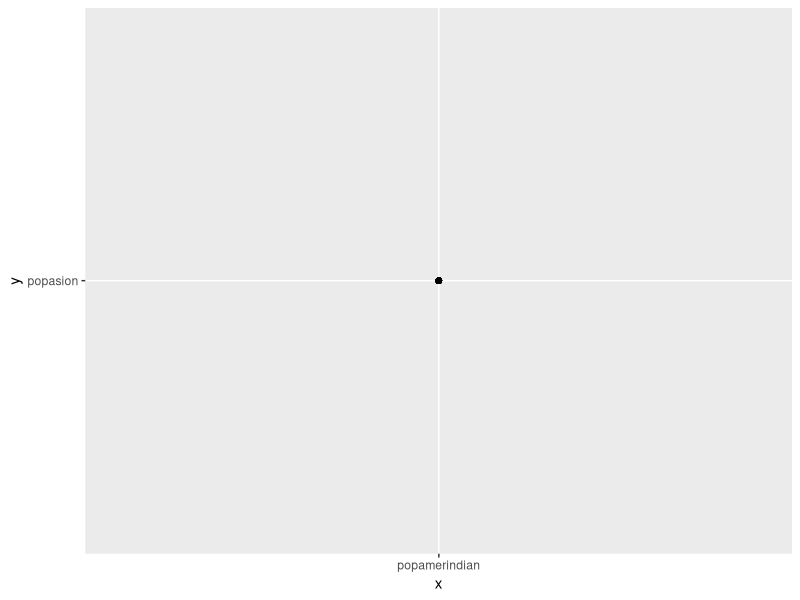
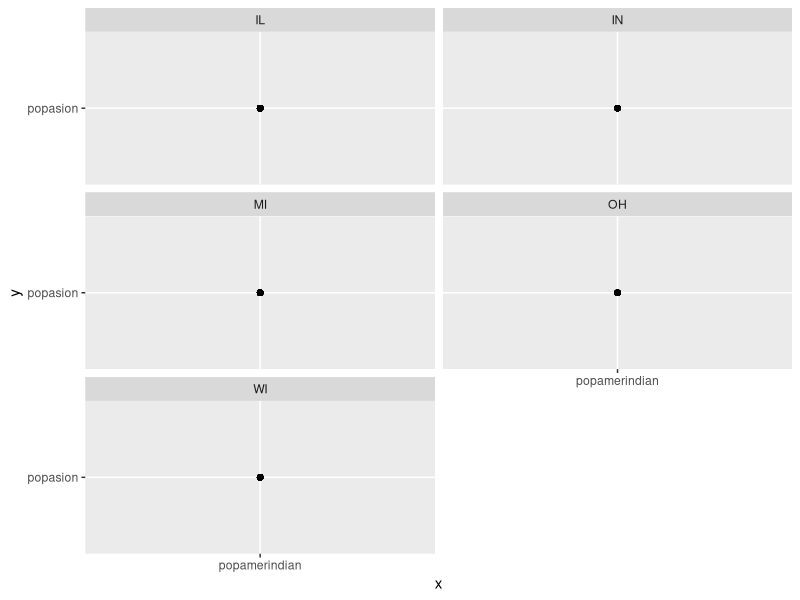

Source code (R) for these figures, in order:
## ---- chunk 1
knitr::opts_chunk$set(echo = TRUE, error = TRUE, eval = TRUE)
## ---- chunk 2
install.packages("ggplot2") 
library("ggplot2") 
## ---- chunk 3
# component 1: data
# component 2: mapping aes (x,y)
# component 3: color
## ---- chunk 4
help("ggplot2")
## ---- chunk 5
View(midwest)
## ---- chunk 6
summary(midwest)
## ---- chunk 7
colnames(midwest)
## ---- chunk 8
unique(midwest$state)
## ---- chunk 9
myplot <- ggplot(data = midwest, aes(x = "popamerindian", y = "popasion"))
## ---- chunk 10
myplot +
  geom_point()
## ---- chunk 11
myplot +
  geom_point() +
  facet_wrap(~ state,nrow = 3)
